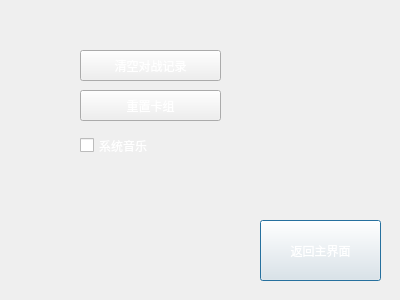
<?xml version="1.0" encoding="UTF-8"?>
<ui version="4.0">
 <class>systemsettings</class>
 <widget class="QDialog" name="systemsettings">
  <property name="geometry">
   <rect>
    <x>0</x>
    <y>0</y>
    <width>400</width>
    <height>300</height>
   </rect>
  </property>
  <property name="windowTitle">
   <string>Dialog</string>
  </property>
  <widget class="QPushButton" name="pushButton_9">
   <property name="geometry">
    <rect>
     <x>260</x>
     <y>220</y>
     <width>121</width>
     <height>61</height>
    </rect>
   </property>
   <property name="styleSheet">
    <string notr="true">font: 20pt &quot;Microsoft YaHei UI&quot;;
color: rgb(255, 255, 255);
border-image: url(:/card/card/edge.jpg);</string>
   </property>
   <property name="text">
    <string>返回主界面</string>
   </property>
  </widget>
  <widget class="QLabel" name="label_11">
   <property name="geometry">
    <rect>
     <x>0</x>
     <y>0</y>
     <width>401</width>
     <height>301</height>
    </rect>
   </property>
   <property name="styleSheet">
    <string notr="true">border-image: url(:/card/card/background0.jpg);</string>
   </property>
   <property name="text">
    <string/>
   </property>
  </widget>
  <widget class="QPushButton" name="pushButton_10">
   <property name="geometry">
    <rect>
     <x>80</x>
     <y>50</y>
     <width>141</width>
     <height>31</height>
    </rect>
   </property>
   <property name="styleSheet">
    <string notr="true">font: 20pt &quot;Microsoft YaHei UI&quot;;
color: rgb(255, 255, 255);
border-image: url(:/card/card/edge.jpg);</string>
   </property>
   <property name="text">
    <string>清空对战记录</string>
   </property>
  </widget>
  <widget class="QPushButton" name="pushButton_11">
   <property name="geometry">
    <rect>
     <x>80</x>
     <y>90</y>
     <width>141</width>
     <height>31</height>
    </rect>
   </property>
   <property name="styleSheet">
    <string notr="true">font: 20pt &quot;Microsoft YaHei UI&quot;;
color: rgb(255, 255, 255);
border-image: url(:/card/card/edge.jpg);</string>
   </property>
   <property name="text">
    <string>重置卡组</string>
   </property>
  </widget>
  <widget class="QCheckBox" name="checkBox">
   <property name="geometry">
    <rect>
     <x>80</x>
     <y>130</y>
     <width>141</width>
     <height>31</height>
    </rect>
   </property>
   <property name="tabletTracking">
    <bool>false</bool>
   </property>
   <property name="contextMenuPolicy">
    <enum>Qt::DefaultContextMenu</enum>
   </property>
   <property name="layoutDirection">
    <enum>Qt::LeftToRight</enum>
   </property>
   <property name="styleSheet">
    <string notr="true">font: 20pt &quot;Microsoft YaHei UI&quot;;
border-image: url(:/card/card/edge.jpg);
color: rgb(255, 255, 255);</string>
   </property>
   <property name="text">
    <string>系统音乐</string>
   </property>
   <property name="tristate">
    <bool>false</bool>
   </property>
  </widget>
  <zorder>label_11</zorder>
  <zorder>pushButton_9</zorder>
  <zorder>pushButton_10</zorder>
  <zorder>pushButton_11</zorder>
  <zorder>checkBox</zorder>
 </widget>
 <resources/>
 <connections/>
</ui>
